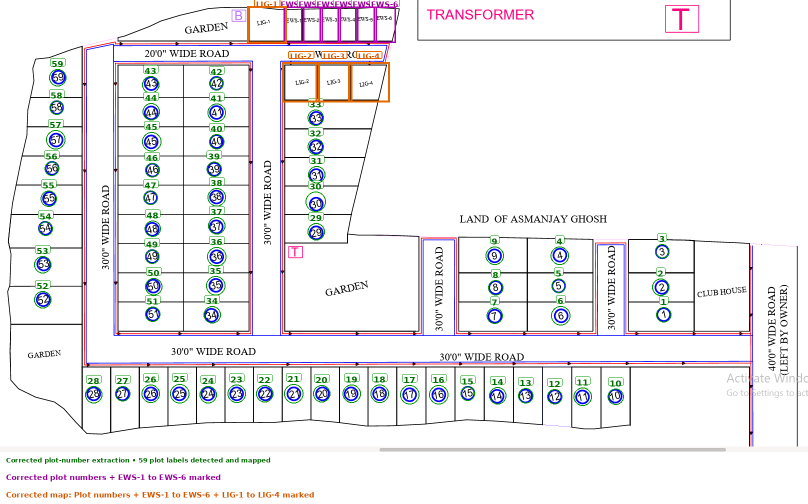
#> input picture marked_map_2.png, 1615 x 1008 px, found by its file name (shown at 1/2 size)
$ python a05_colour.py
#> lines starting #> are read from the running program, lines starting #| are printed output that depends on the picture; after the words box and inside, x2 and y2 are one past the last pixel; in counts of white or black regions, pixels touching at a corner belong together
import cv2, numpy as np, os

SRC = r"C:\Users\User\OneDrive\Desktop\gps_map\marked_map_2.png"
OUT = r"C:\Users\User\AppData\Local\Temp\opencode\gps"
os.makedirs(OUT, exist_ok=True)
img = cv2.imread(SRC, cv2.IMREAD_COLOR)
#> img is the input picture: shape (1008, 1615, 3); mean B, G, R 239.6, 237.3, 238.7
H, W = img.shape[:2]
#> H = 1008; W = 1615
hsv = cv2.cvtColor(img, cv2.COLOR_BGR2HSV)
#> hsv: shape (1008, 1615, 3); mean H, S, V 5, 12.1, 244.6
S, V = hsv[:, :, 1].astype(int), hsv[:, :, 2].astype(int)
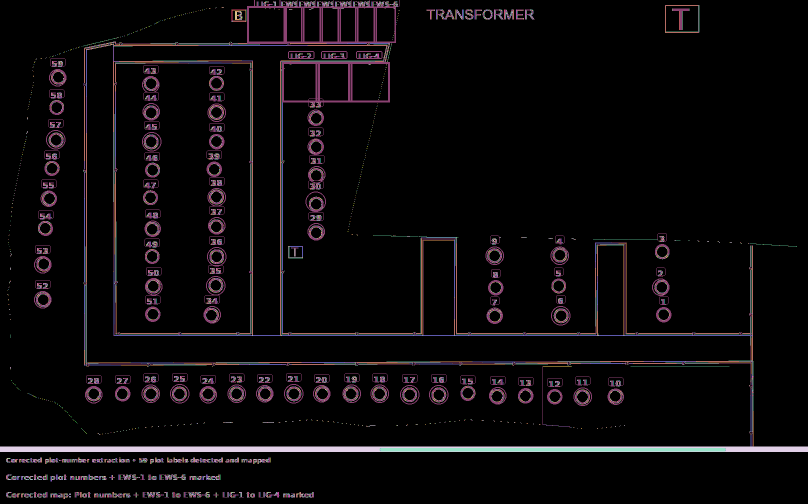
#> S: shape (1008, 1615) int64 (shown at 1/2 size); 256 distinct labels, from 0 to 255; one colour per label, 0 black
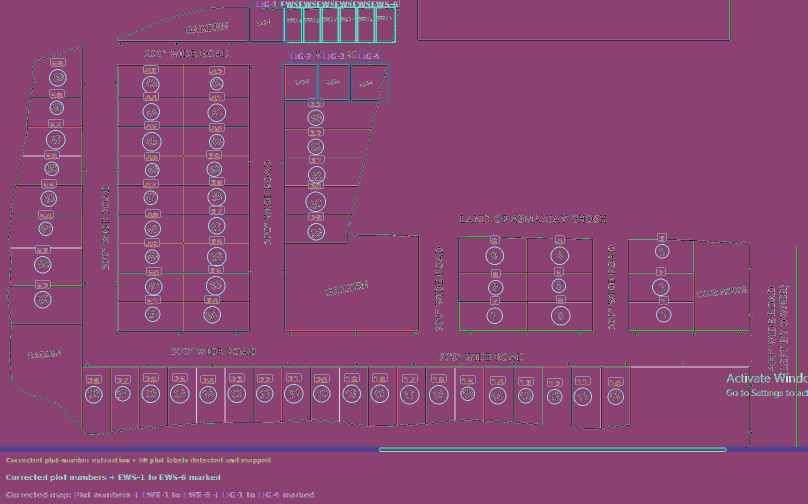
#> V: shape (1008, 1615) int64 (shown at 1/2 size); 256 distinct labels, from 0 to 255; one colour per label, 0 black
HUE = hsv[:, :, 0].astype(int)
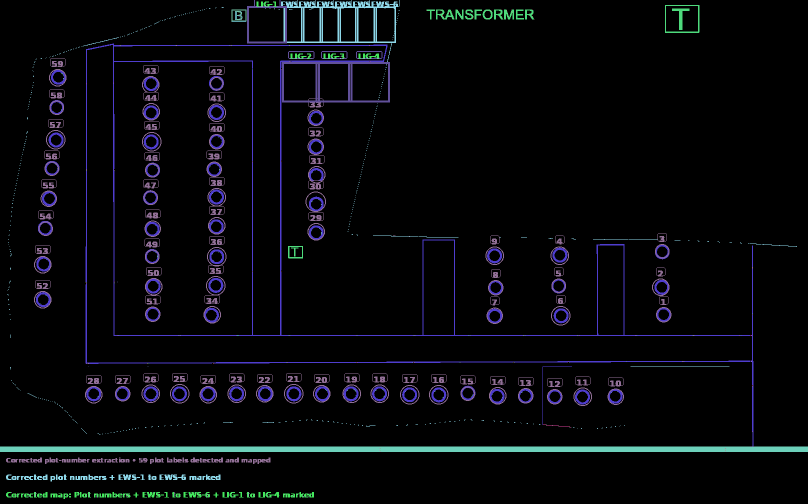
#> HUE: shape (1008, 1615) int64 (shown at 1/2 size); 67 distinct labels, from 0 to 179; one colour per label, 0 black

strong = (S > 60) & (V > 50)
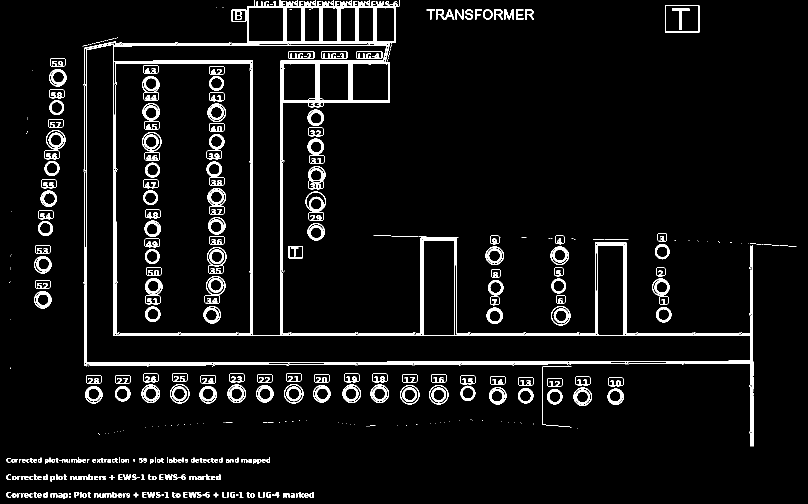
#> strong: shape (1008, 1615) bool (shown at 1/2 size); 5.7% white; 445 white regions (165 under 20 px), largest, box (x1, y1, x2, y2) and area: (166, 0, 1507, 893) 40901, (1159, 485, 1271, 669) 1071, (611, 383, 652, 442) 733
print("strong-coloured px:", int(strong.sum()))
#| strong-coloured px: 92808

def rng(h):
#> called with h = (100, 130)
    return strong & (HUE >= h[0]) & (HUE <= h[1])
#> returned value: shape (1008, 1615) bool; 2% white; 143 white regions (72 under 20 px), largest, box (x1, y1, x2, y2) and area: (171, 87, 1500, 672) 11958, (171, 566, 1501, 728) 3481, (1503, 491, 1507, 893) 919

classes = {
    "BLUE  (h 100-130)": rng((100, 130)),
    "GREEN (h 40- 85)":  rng((40, 85)),
    "RED   (h 0- 12 )":  rng((0, 12)),
    "MAGENTA(h140-170)":  rng((140, 170)),
    "ORANGE(h 13- 35)":  rng((13, 35)),
}
#> in rng (call 2), `return strong & (HUE >= h[0]) & (HUE <= h[1])`: returned value: shape (1008, 1615) bool; 1.5% white in thin lines or dots, all inside (x1, y1, x2, y2) = (13, 116, 1343, 928)
#> in rng (call 3), `return strong & (HUE >= h[0]) & (HUE <= h[1])`: returned value: shape (1008, 1615) bool; 1.2% white; 160 white regions (65 under 20 px), largest, box (x1, y1, x2, y2) and area: (478, 138, 505, 669) 1645, (1253, 539, 1505, 770) 1256, (831, 475, 937, 670) 1254
#> in rng (call 4), `return strong & (HUE >= h[0]) & (HUE <= h[1])`: returned value: shape (1008, 1615) bool; 0.65% white; 212 white regions (156 under 20 px), largest, box (x1, y1, x2, y2) and area: (571, 0, 800, 88) 4687, (1330, 10, 1399, 66) 597, (1344, 17, 1379, 60) 403
#> in rng (call 5), `return strong & (HUE >= h[0]) & (HUE <= h[1])`:
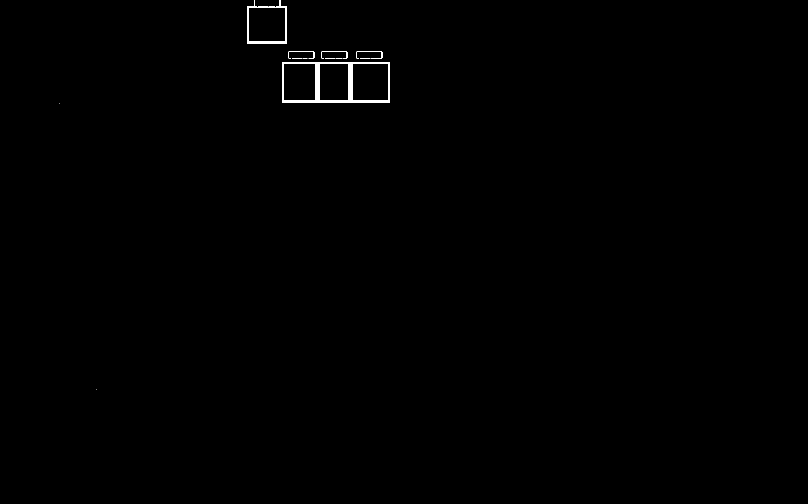
#> returned value: shape (1008, 1615) bool (shown at 1/2 size); 0.33% white; 16 white regions (9 under 20 px), largest, box (x1, y1, x2, y2) and area: (564, 124, 780, 205) 3480, (494, 0, 574, 87) 1193, (576, 102, 629, 118) 173
tot = np.zeros((H, W), np.uint8)
for name, m in classes.items():
    m8 = m.astype(np.uint8)
    tot = cv2.bitwise_or(tot, m8)
    # morph close to merge jpeg/anti-alias noise inside a fill
    mm = cv2.morphologyEx(m8, cv2.MORPH_CLOSE, cv2.getStructuringElement(cv2.MORPH_RECT, (7, 7)))
    n, lab, stats, cent = cv2.connectedComponentsWithStats(mm, connectivity=8)
    comps = [(stats[i][4], stats[i], cent[i], i) for i in range(1, n) if stats[i][4] >= 400]
    comps.sort(key=lambda c: -c[0])
    ys, xs = np.nonzero(m)
    bb = (xs.min(), xs.max(), ys.min(), ys.max()) if xs.size else (0,0,0,0)
    print(f"\n### {name}: {int(m.sum())} px  bbox x[{bb[0]}..{bb[1]}] y[{bb[2]}..{bb[3]}]  regions>=400px: {len(comps)}")
    for a, st, ct, i in comps[:80]:
        print(f"    area={a:>7} bbox=({st[0]:>4},{st[1]:>4}) {st[2]:>3}x{st[3]:>3} centroid=({ct[0]:.0f},{ct[1]:.0f})")
#> this loop made 5 passes
#> (name, n, bb) on passes 2 to 5: ('GREEN (h 40- 85)', 41, (13, 1342, 116, 927)), ('RED   (h 0- 12 )', 20, (13, 1504, 3, 997)), ('MAGENTA(h140-170)', 154, (13, 1592, 0, 962)), ('ORANGE(h 13- 35)', 5, (119, 779, 0, 779))
#> (name, n, bb) on pass 1: ('BLUE  (h 100-130)', 63, (72, 1506, 87, 892))
#> (printed output is left out)
#> pass 1, `n, lab, stats, cent = cv2.connectedComponentsWithStats(mm, connectivit..`:
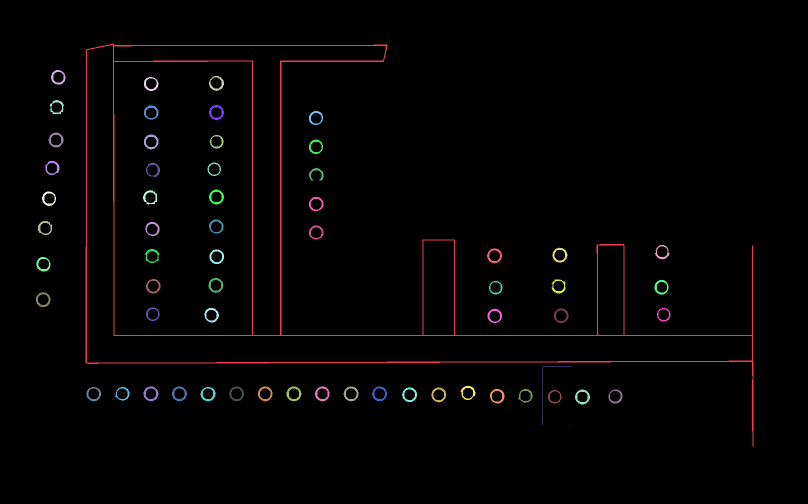
#> lab: shape (1008, 1615) int32 (shown at 1/2 size); 63 distinct labels, from 0 to 62; one colour per label, 0 black
#> after the loop: mm: shape (1008, 1615); values 0 (black) and 1 (white), 0.39% white; 4 white regions (2 under 20 px), largest, box (x1, y1, x2, y2) and area: (564, 102, 780, 205) 5049, (494, 0, 574, 87) 1224
#> after the loop: tot: shape (1008, 1615); values 0 (black) and 1 (white), 5.7% white; 444 white regions (166 under 20 px), largest, box (x1, y1, x2, y2) and area: (166, 0, 1507, 893) 40846, (1159, 485, 1271, 669) 1071, (611, 383, 652, 442) 733

print("\nunion of all strong colour:", int(tot.sum()))
#| union of all strong colour: 92405
cv2.imwrite(os.path.join(OUT, "colour_union.png"), 255 - tot * 255)
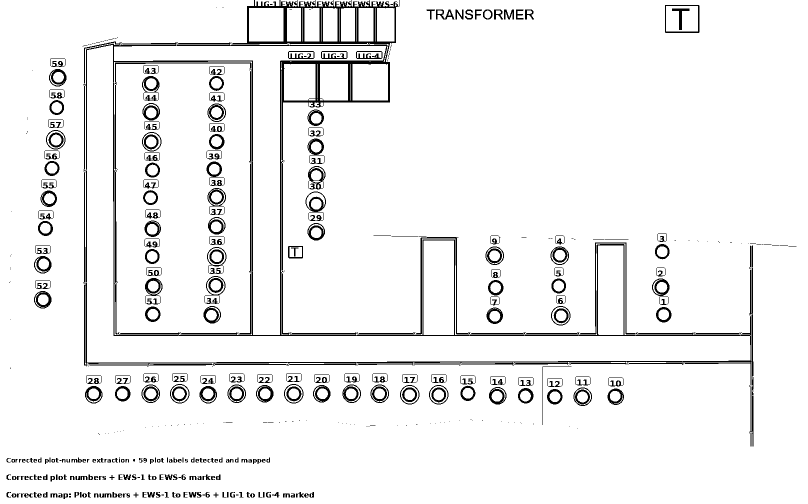
#> saved as colour_union.png: shape (1008, 1615) (shown at 1/2 size); 94.3% white; 444 black regions (166 under 20 px), largest, box (x1, y1, x2, y2) and area: (166, 0, 1507, 893) 40846, (1159, 485, 1271, 669) 1071, (611, 383, 652, 442) 733

# ASCII of the union of colour so I can perceive shapes
COLS = 185
rows = max(1, int(round(COLS * H / W / 2.1)))
#> rows = 55
sx, sy = W / COLS, H / rows
#> sx = 8.73; sy = 18.33
print(f"\nCOLOUR ASCII ({COLS}x{rows})")
#| COLOUR ASCII (185x55)
sym = {"BLUE  (h 100-130)": "B", "GREEN (h 40- 85)": "G", "RED   (h 0- 12 )": "R",
       "MAGENTA(h140-170)": "M", "ORANGE(h 13- 35)": "O"}
for r in range(rows):
    line = []
    for c in range(COLS):
        x0, x1 = int(c*sx), max(int(c*sx)+1, int((c+1)*sx))
        y0, y1 = int(r*sy), max(int(r*sy)+1, int((r+1)*sy))
        best, ch = 0, " "
        for name, m in classes.items():
            f = m[y0:y1, x0:x1].mean()
            if f > best:
                best, ch = f, sym[name]
        line.append(ch if best > 0.25 else " ")
    print("".join(line))
